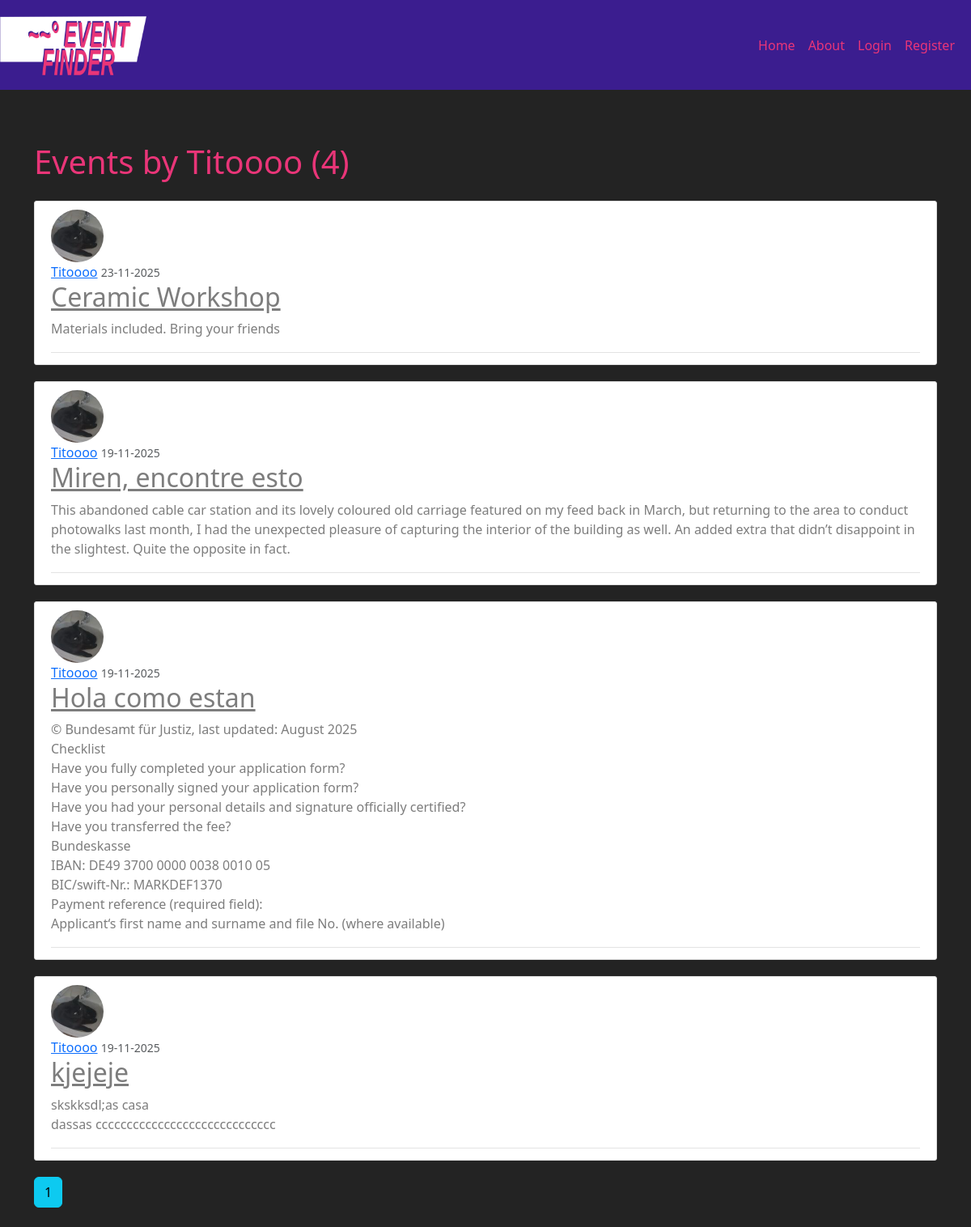
Before: /user/Titoooo with the older database file.
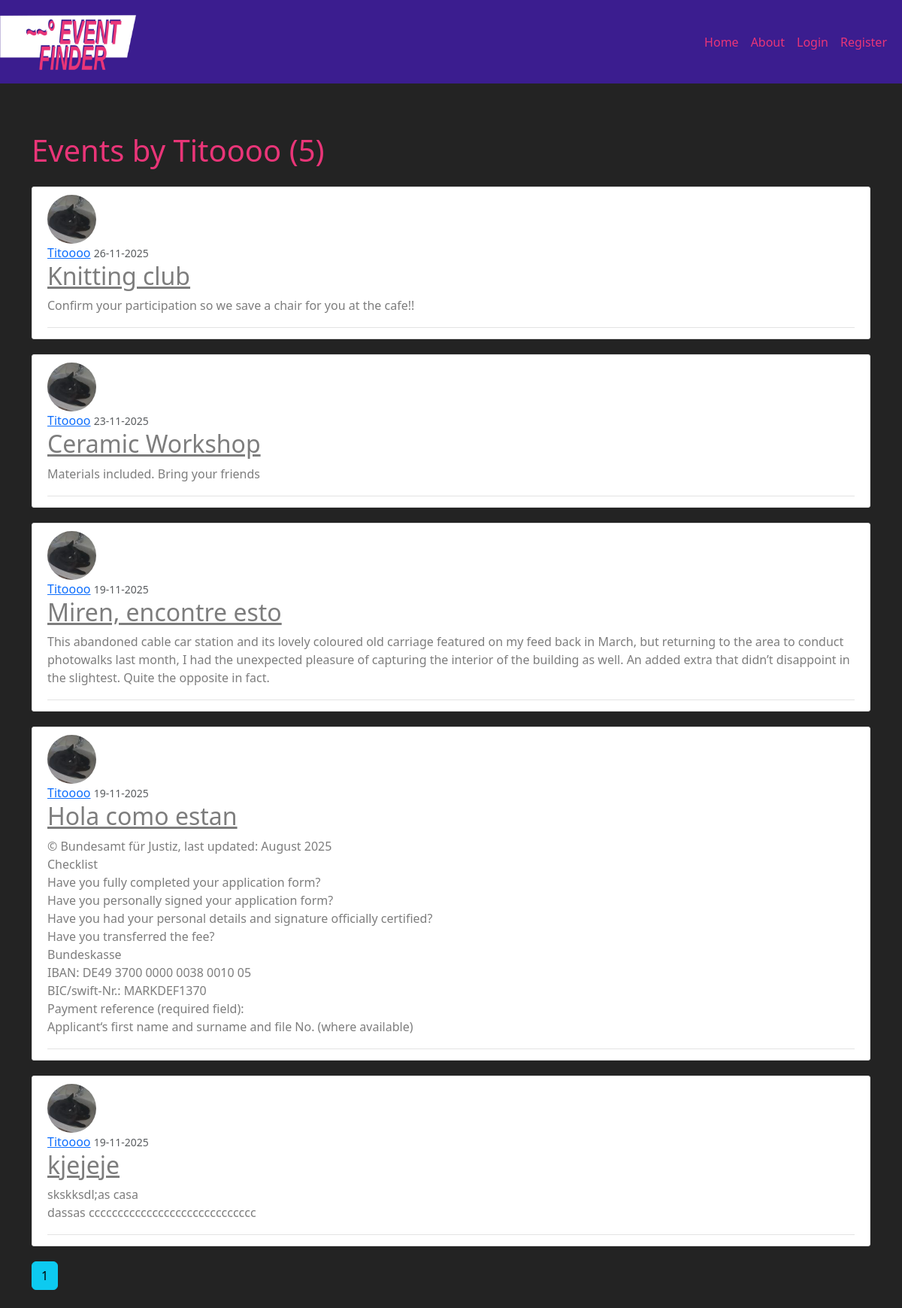
After: the same page with the newer database file.
### event_finder/models.py (models this page shows, shortened)
class Post(db.Model):
    id = db.Column(db.Integer, primary_key=True)
    title = db.Column(db.String(100), nullable=False)
    address = db.Column(db.String(255), nullable=True)
    latitude = db.Column(db.Float, nullable=True)
    longitude = db.Column(db.Float, nullable=True)
    date_posted = db.Column(db.DateTime, nullable=False, default=datetime.utcnow)
    event_date = db.Column(db.DateTime, nullable=True)
    duration_minutes = db.Column(db.Integer, nullable=True)
    image = db.Column(db.String(20), nullable=True, default='event_default.jpg')
    content = db.Column(db.Text, nullable=False)
    user_id = db.Column(db.Integer, db.ForeignKey('user.id'), nullable=False)

class User(db.Model, UserMixin):
    id = db.Column(db.Integer, primary_key=True)
    username = db.Column(db.String(20), unique=True, nullable=False)
    email = db.Column(db.String(120), unique=True, nullable=False)
    image_file = db.Column(db.String(20), nullable=False, default='default.jpg')
    password = db.Column(db.String(60), nullable=False)
    posts = db.relationship('Post', backref='author', lazy=True)

### event_finder/routes.py (the view)
@app.route("/user/<string:username>")
def user_posts(username):
    page = request.args.get('page', 1, type=int) #1 is the default value for 1. type is the accepted data type as an input
    user = User.query.filter_by(username=username).first_or_404()
    posts = Post.query.filter_by(author=user)\
        .order_by(Post.date_posted.desc())\
        .paginate(page=page, per_page=5)
    return render_template('user_posts.html', posts=posts, user=user)

### event_finder/templates/user_posts.html
{% extends "layout.html" %}
{% block content %}
    <div class="section pb-2">
        <h1 class="mb-3"> Events by {{ user.username }} ({{ posts.total }})</h1>
    </div>
    {% for post in posts.items %}
        <article class="media content-section">
            <img class="rounded-circle article-img" src="{{ url_for('static', filename='profile_pics/' + post.author.image_file) }}">
            <div class="media-body">
                <div class="article-metadata">
                    <a class="mr-2" href="{{url_for('user_posts', username=post.author.username)}} ">{{ post.author.username }}</a>
                    <small class="text-muted">{{ post.date_posted.strftime('%d-%m-%Y')}}</small>
                    <h2><a class ="article-title" href="{{ url_for('post', post_id=post.id) }}">{{post.title}}</a></h2>
                    <p class="article-content">{{ post.content }}</p>
                </div>
            </div>
       </article>
    {% endfor %}
    {% for page_num in posts.iter_pages(left_edge=1, right_edge=1, left_current=1, right_current=1) %}
        {% if page_num%}
            {% if posts.page == page_num %}
                <a class="btn btn-info mb-4" href="{{ url_for('user_posts', username=user.username, page=page_num)}}">{{ page_num }}</a>
            {% else %}
                <a class="btn btn-outline-info mb-4" href="{{ url_for('user_posts', username=user.username, page=page_num)}}">{{ page_num }}</a>
            {% endif %}
        {% else %}
            ...
        {% endif %}
    {% endfor %}
{% endblock content %}

Changed rows visible on the page:
added Post: image_file (picture), author.username "Titoooo", date_posted "26-11-2025", title "Knitting club", content "Confirm your participation so we save a chair for you at the cafe!!"
Other visible differences:
{{ posts.total }}: "4" → "5"
